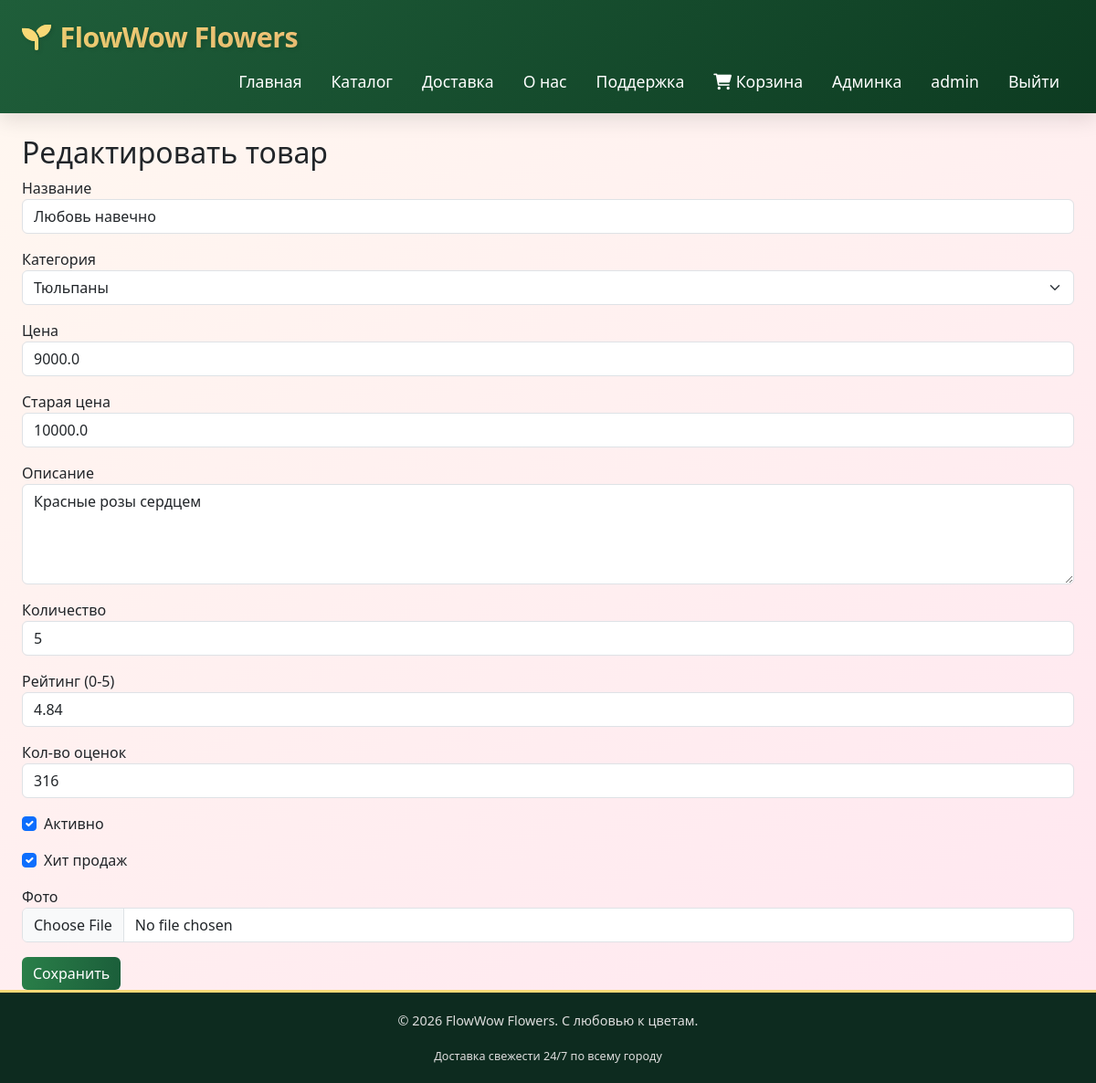
/admin/product/edit/3 (signed in), run on the app's committed database.
### app.py (models this page shows)
class User(UserMixin, db.Model):
    id = db.Column(db.Integer, primary_key=True)
    username = db.Column(db.String(80), unique=True, nullable=False)
    email = db.Column(db.String(120), unique=True, nullable=False)
    password_hash = db.Column(db.String(256), nullable=False)
    role = db.Column(db.String(20), default='user')
    phone = db.Column(db.String(20))
    address = db.Column(db.Text)
    created_at = db.Column(db.DateTime, default=datetime.utcnow)

class Product(db.Model):
    id = db.Column(db.Integer, primary_key=True)
    name = db.Column(db.String(150), nullable=False)
    category_id = db.Column(db.Integer, db.ForeignKey('category.id'))
    price = db.Column(db.Float, nullable=False)
    old_price = db.Column(db.Float)
    description = db.Column(db.Text)
    image_filename = db.Column(db.String(200), default='default.jpg')
    stock = db.Column(db.Integer, default=0)
    is_active = db.Column(db.Boolean, default=True)
    is_hit = db.Column(db.Boolean, default=False)
    rating = db.Column(db.Float, default=4.8)
    rating_count = db.Column(db.Integer, default=100)
    created_at = db.Column(db.DateTime, default=datetime.utcnow)
    category = db.relationship('Category', backref='products')

### app.py (the view, shortened to what this page needs)
@app.route('/admin/product/edit/<int:id>', methods=['GET', 'POST'])
@login_required
@admin_required
def admin_edit_product(id):
    product = Product.query.get_or_404(id)
    form = ProductForm(obj=product)
    form.category_id.choices = [(c.id, c.name) for c in Category.query.all()]
    return render_template('admin/product_form.html', form=form, title='Редактировать товар')

### app.py
class ProductForm(FlaskForm):
    name = StringField('Название', validators=[DataRequired()])
    category_id = SelectField('Категория', coerce=int, validators=[DataRequired()])
    price = FloatField('Цена', validators=[DataRequired(), NumberRange(min=0)])
    old_price = FloatField('Старая цена', validators=[Optional()])
    description = TextAreaField('Описание')
    stock = IntegerField('Количество', default=0)
    is_active = BooleanField('Активно')
    is_hit = BooleanField('Хит продаж')
    rating = FloatField('Рейтинг (0-5)', default=4.8, validators=[NumberRange(min=0, max=5)])
    rating_count = IntegerField('Кол-во оценок', default=100)
    image = FileField('Фото')
    submit = SubmitField('Сохранить')

### app.py (called while the page is built)
@login_manager.user_loader
def load_user(user_id):
    return User.query.get(int(user_id))

def admin_required(f):
    from functools import wraps
    @wraps(f)
    def decorated(*args, **kwargs):
        if not current_user.is_authenticated or current_user.role != 'admin':
            flash('Доступ запрещён', 'danger')
            return redirect(url_for('index'))
        return f(*args, **kwargs)
    return decorated

### templates/admin/product_form.html (shortened to what this page needs)
{% extends 'base.html' %}
{% block content %}
<h2>{{ title }}</h2>
<form method="POST" enctype="multipart/form-data">
    <div class="mb-3">{{ form.name.label }} {{ form.name(class="form-control") }}</div>
    <div class="mb-3">{{ form.category_id.label }} {{ form.category_id(class="form-select") }}</div>
    <div class="mb-3">{{ form.price.label }} {{ form.price(class="form-control") }}</div>
    <div class="mb-3">{{ form.old_price.label }} {{ form.old_price(class="form-control") }}</div>
    <div class="mb-3">{{ form.description.label }} {{ form.description(class="form-control", rows=4) }}</div>
    <div class="mb-3">{{ form.stock.label }} {{ form.stock(class="form-control") }}</div>
    <div class="mb-3">{{ form.rating.label }} {{ form.rating(class="form-control") }}</div>
    <div class="mb-3">{{ form.rating_count.label }} {{ form.rating_count(class="form-control") }}</div>
    <div class="form-check mb-3">{{ form.is_active(class="form-check-input") }} {{ form.is_active.label }}</div>
    <div class="form-check mb-3">{{ form.is_hit(class="form-check-input") }} {{ form.is_hit.label }}</div>
    <div class="mb-3">{{ form.image.label }} {{ form.image(class="form-control") }}</div>
    {{ form.submit(class="btn btn-primary") }}
</form>
{% endblock %}

### templates/base.html (shortened to what this page needs)
<!DOCTYPE html>
<html lang="ru">
<head>
    <link href="https://cdn.jsdelivr.net/npm/bootstrap@5.3.2/dist/css/bootstrap.min.css" rel="stylesheet">
    <link rel="stylesheet" href="https://cdnjs.cloudflare.com/ajax/libs/font-awesome/6.0.0-beta3/css/all.min.css">
</head>
<body>
    <nav class="navbar navbar-expand-lg navbar-dark sticky-top">
        <div class="container-fluid-custom">
            <a class="navbar-brand" href="/">
                <i class="fas fa-seedling"></i>
            </a>
            <div class="collapse navbar-collapse" id="navbarNav">
                <ul class="navbar-nav ms-auto">
                    <li class="nav-item"><a class="nav-link" href="/">Главная</a></li>
                    <li class="nav-item"><a class="nav-link" href="/catalog/">Каталог</a></li>
                    <li class="nav-item"><a class="nav-link" href="/delivery">Доставка</a></li>
                    <li class="nav-item"><a class="nav-link" href="/about">О нас</a></li>
                    <li class="nav-item"><a class="nav-link" href="/support">Поддержка</a></li>
                    <li class="nav-item"><a class="nav-link" href="/cart/"><i class="fas fa-shopping-cart"></i> Корзина</a></li>
                    {% if current_user.is_authenticated %}
                        {% if current_user.role == 'admin' %}
                        <li class="nav-item"><a class="nav-link" href="/admin/">Админка</a></li>
                        {% endif %}
                        <li class="nav-item"><a class="nav-link" href="#">{{ current_user.username }}</a></li>
                        <li class="nav-item"><a class="nav-link" href="/logout">Выйти</a></li>
                    {% else %}
                        <li class="nav-item"><a class="nav-link" href="/login">Вход</a></li>
                        <li class="nav-item"><a class="nav-link" href="/register">Регистрация</a></li>
                    {% endif %}
                </ul>
            </div>
        </div>
    </nav>
    <div class="main-content">
        <div class="container-fluid-custom mt-4">
            {% block content %}{% endblock %}
        </div>
    </div>
    <footer>
        <div class="container-fluid-custom">
            <p>© 2026 FlowWow Flowers. С любовью к цветам.</p>
            <small>Доставка свежести 24/7 по всему городу</small>
        </div>
    </footer>
</body>
</html>

### templates/base.html (style rules this page uses)
* { margin: 0; padding: 0; box-sizing: border-box; }
body { background: linear-gradient(145deg, #fff8f0 0%, #ffe6f0 100%); font-family: 'Segoe UI', 'Poppins', system-ui, sans-serif; display: flex; flex-direction: column; min-height: 100vh; }
.main-content { flex: 1; }
.container-fluid-custom { width: 100%; max-width: 1600px; margin: 0 auto; padding: 0 24px; }
.navbar { background: linear-gradient(135deg, #1f5e3a, #0d3b21); padding: 0.8rem 0; box-shadow: 0 8px 20px rgba(0,0,0,0.1); animation: slideDown 0.6s ease-out; }
.navbar-brand { display: flex; align-items: center; gap: 10px; font-size: 1.9rem; font-weight: 800; letter-spacing: -0.5px; background: linear-gradient(45deg, #f9d976, #f39f86); -webkit-background-clip: text; background-clip: text; color: transparent; text-shadow: 2px 2px 4px rgba(0,0,0,0.1); transition: transform 0.2s; }
.navbar-brand i { font-size: 2rem; color: #f9d976; background: none; animation: pulse 2s infinite; }
.nav-link { font-size: 1.1rem; font-weight: 500; margin: 0 8px; transition: 0.2s; position: relative; color: #fff !important; }
.nav-link::after { content: ''; position: absolute; bottom: -5px; left: 50%; width: 0; height: 2px; background: #f9d976; transition: 0.3s; transform: translateX(-50%); border-radius: 2px; }
.btn-primary { background: linear-gradient(95deg, #2a7f49, #1b5e3a); border: none; }
footer { background: #0d2b1f; color: #ddd; padding: 20px 0; font-size: 0.9rem; text-align: center; margin-top: auto; border-top: 3px solid #f9d976; }

### data on the page
User: username "admin"
Product: name "Любовь навечно", category_id "Тюльпаны", price "9000.0", old_price "10000.0", description "Красные розы сердцем", stock "5", rating "4.84", rating_count "316", is_active "☑", is_hit "☑"

### other printed values
{{ title }} "Редактировать товар"
